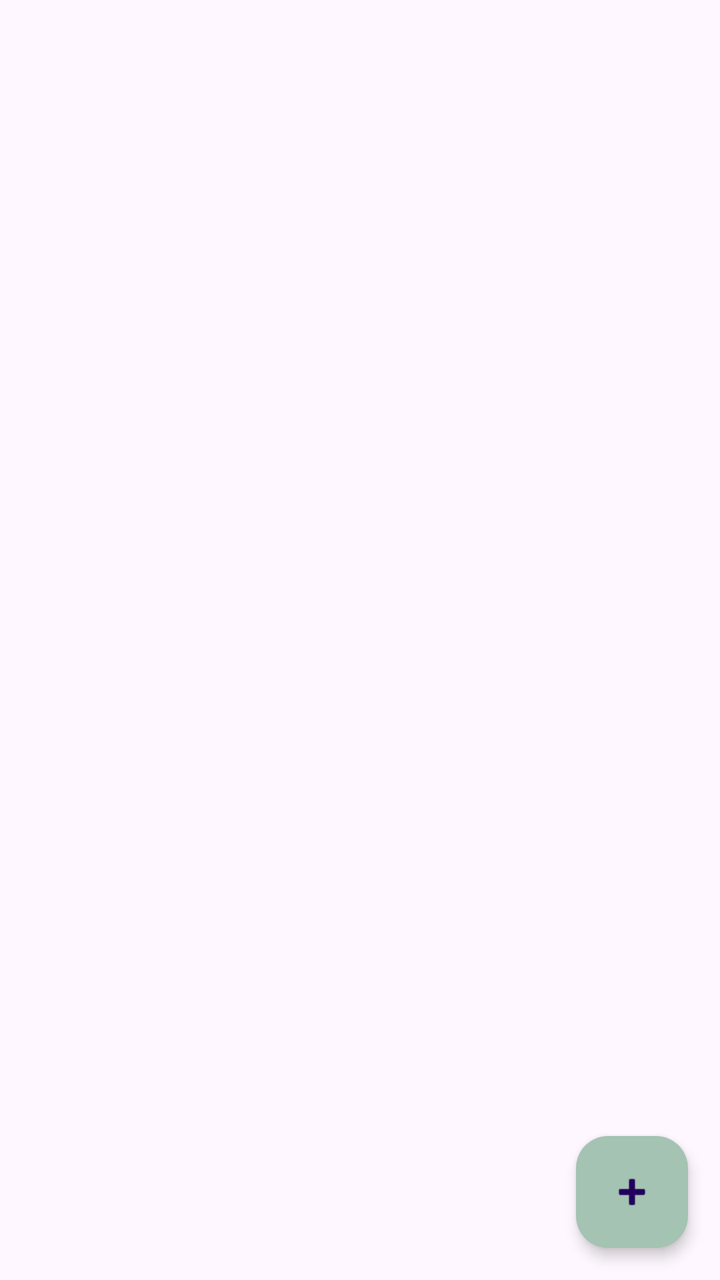
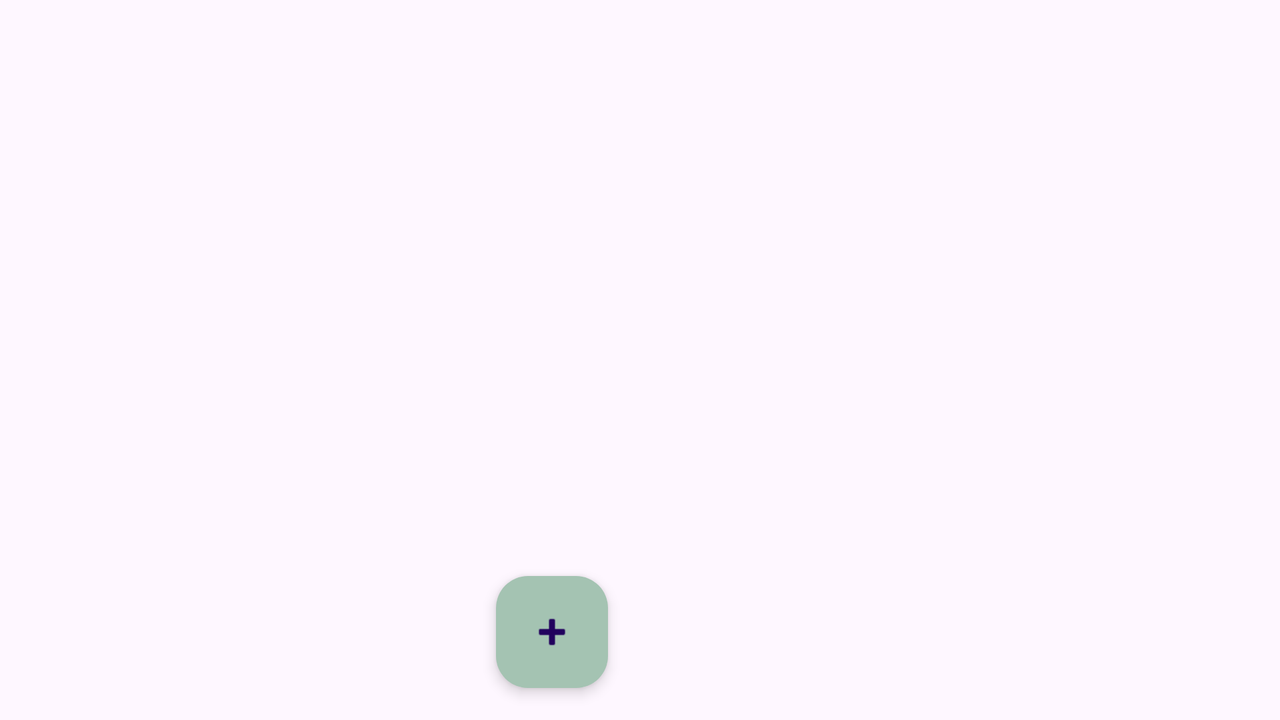

Two renders of one Android screen. The first uses the default layout on a phone; the second uses the alternative layout the repository ships for a different screen configuration, on a matching device. The two XML files are below.
<!-- AndroidManifest.xml: application theme Theme.ShoppingListCleanArch -->
<!-- res/layout/activity_main.xml -->
<?xml version="1.0" encoding="utf-8"?>
<androidx.constraintlayout.widget.ConstraintLayout xmlns:android="http://schemas.android.com/apk/res/android"
    xmlns:app="http://schemas.android.com/apk/res-auto"
    xmlns:tools="http://schemas.android.com/tools"
    android:id="@+id/main"
    android:layout_width="match_parent"
    android:layout_height="match_parent"
    tools:context=".presentation.MainActivity">

    <androidx.recyclerview.widget.RecyclerView
        android:id="@+id/shopListRecyclerView"
        android:layout_width="0dp"
        android:layout_height="0dp"
        app:layoutManager="androidx.recyclerview.widget.LinearLayoutManager"
        app:layout_constraintBottom_toBottomOf="parent"
        app:layout_constraintEnd_toEndOf="parent"
        app:layout_constraintStart_toStartOf="parent"
        app:layout_constraintTop_toTopOf="parent"
        tools:listitem="@layout/item_shop_enabled"
        tools:itemCount="5" />

    <com.google.android.material.floatingactionbutton.FloatingActionButton
        android:id="@+id/addShopItemButton"
        android:layout_width="wrap_content"
        android:layout_height="wrap_content"
        android:layout_margin="16dp"
        android:backgroundTint="@color/light_green"
        android:contentDescription="@string/add_new_shop_item"
        android:src="@android:drawable/ic_input_add"
        app:elevation="4dp"
        app:layout_constraintBottom_toBottomOf="parent"
        app:layout_constraintEnd_toEndOf="parent" />

</androidx.constraintlayout.widget.ConstraintLayout>
<!-- res/layout/item_shop_enabled.xml (included above) -->
<?xml version="1.0" encoding="utf-8"?>
<com.google.android.material.card.MaterialCardView xmlns:android="http://schemas.android.com/apk/res/android"
    xmlns:app="http://schemas.android.com/apk/res-auto"
    xmlns:tools="http://schemas.android.com/tools"
    style="?attr/materialCardViewElevatedStyle"
    android:layout_width="match_parent"
    android:layout_height="wrap_content"
    android:backgroundTint="@color/very_light_green"
    app:cardElevation="2dp"
    app:cardUseCompatPadding="true">

    <LinearLayout
        android:layout_width="match_parent"
        android:layout_height="wrap_content"
        android:layout_margin="16dp"
        android:orientation="horizontal">

        <TextView
            android:id="@+id/shopItemNameTextView"
            android:layout_width="0dp"
            android:layout_height="wrap_content"
            android:layout_weight="1"
            android:ellipsize="end"
            android:maxLines="1"
            android:textSize="18sp"
            tools:text="Tomatoes" />

        <View
            android:id="@+id/divider"
            android:layout_width="1dp"
            android:layout_height="match_parent"
            android:background="?android:attr/listDivider" />

        <TextView
            android:id="@+id/shopItemCountTextView"
            android:layout_width="wrap_content"
            android:layout_height="wrap_content"
            android:layout_marginStart="16dp"
            android:maxLines="1"
            android:textSize="18sp"
            android:textStyle="bold"
            tools:text="1" />
    </LinearLayout>
</com.google.android.material.card.MaterialCardView>
<!-- resources referenced by this layout -->
<resources>
  <color name="light_green">#A4C3B2</color>
  <color name="very_light_green">#F6FFF8</color>
  <string name="add_new_shop_item">Add new shop item</string>
  <style name="Theme.ShoppingListCleanArch" parent="Base.Theme.ShoppingListCleanArch" />
  <style name="Base.Theme.ShoppingListCleanArch" parent="Theme.Material3.DayNight.NoActionBar">
          
          
      </style>
</resources>
<!-- res/layout-land/activity_main.xml (the repository's variant of the layout above) -->
<!-- drawn on the phone turned sideways -->
<?xml version="1.0" encoding="utf-8"?>
<androidx.constraintlayout.widget.ConstraintLayout xmlns:android="http://schemas.android.com/apk/res/android"
    xmlns:app="http://schemas.android.com/apk/res-auto"
    xmlns:tools="http://schemas.android.com/tools"
    android:id="@+id/main"
    android:layout_width="match_parent"
    android:layout_height="match_parent"
    tools:context=".presentation.main.MainActivity">

    <androidx.recyclerview.widget.RecyclerView
        android:id="@+id/shopListRecyclerView"
        android:layout_width="0dp"
        android:layout_height="0dp"
        app:layoutManager="androidx.recyclerview.widget.LinearLayoutManager"
        app:layout_constraintBottom_toBottomOf="parent"
        app:layout_constraintEnd_toEndOf="@id/guideline_middle"
        app:layout_constraintStart_toStartOf="parent"
        app:layout_constraintTop_toTopOf="parent"
        tools:itemCount="5"
        tools:listitem="@layout/item_shop_enabled" />

    <com.google.android.material.floatingactionbutton.FloatingActionButton
        android:id="@+id/addShopItemButton"
        android:layout_width="wrap_content"
        android:layout_height="wrap_content"
        android:layout_margin="16dp"
        android:backgroundTint="@color/light_green"
        android:contentDescription="@string/add_new_shop_item"
        android:src="@android:drawable/ic_input_add"
        app:elevation="4dp"
        app:layout_constraintBottom_toBottomOf="parent"
        app:layout_constraintEnd_toEndOf="@id/guideline_middle" />

    <androidx.constraintlayout.widget.Guideline
        android:id="@+id/guideline_middle"
        android:layout_width="wrap_content"
        android:layout_height="wrap_content"
        android:orientation="vertical"
        app:layout_constraintGuide_percent="0.5" />

    <androidx.fragment.app.FragmentContainerView
        android:id="@+id/fragment_shop_item_container"
        android:layout_width="0dp"
        android:layout_height="match_parent"
        app:layout_constraintBottom_toBottomOf="parent"
        app:layout_constraintEnd_toEndOf="parent"
        app:layout_constraintStart_toStartOf="@id/guideline_middle"
        app:layout_constraintTop_toTopOf="parent"
        tools:layout="@layout/fragment_shop_item" />

</androidx.constraintlayout.widget.ConstraintLayout>
<!-- res/layout/fragment_shop_item.xml (included above) -->
<?xml version="1.0" encoding="utf-8"?>
<androidx.constraintlayout.widget.ConstraintLayout xmlns:android="http://schemas.android.com/apk/res/android"
    android:layout_width="match_parent"
    android:layout_height="match_parent"
    xmlns:app="http://schemas.android.com/apk/res-auto">

    <com.google.android.material.textfield.TextInputLayout
        android:id="@+id/shopItemNameTextField"
        android:layout_width="match_parent"
        android:layout_height="wrap_content"
        android:hint="@string/name"
        android:padding="16dp"
        app:endIconMode="clear_text"
        app:layout_constraintBottom_toTopOf="@id/shopItemCountTextField"
        app:layout_constraintEnd_toEndOf="parent"
        app:layout_constraintStart_toStartOf="parent"
        app:layout_constraintTop_toTopOf="parent"
        app:layout_constraintVertical_chainStyle="packed">

        <com.google.android.material.textfield.TextInputEditText
            android:layout_width="match_parent"
            android:layout_height="wrap_content"
            android:inputType="text" />
    </com.google.android.material.textfield.TextInputLayout>

    <com.google.android.material.textfield.TextInputLayout
        android:id="@+id/shopItemCountTextField"
        android:layout_width="match_parent"
        android:layout_height="wrap_content"
        android:hint="@string/count"
        android:padding="16dp"
        app:layout_constraintBottom_toTopOf="@+id/doneButton"
        app:layout_constraintEnd_toEndOf="parent"
        app:layout_constraintStart_toStartOf="parent"
        app:layout_constraintTop_toBottomOf="@id/shopItemNameTextField">

        <com.google.android.material.textfield.TextInputEditText
            android:layout_width="match_parent"
            android:layout_height="wrap_content"
            android:inputType="number" />
    </com.google.android.material.textfield.TextInputLayout>

    <Button
        android:id="@+id/doneButton"
        style="@style/Widget.Material3.Button.Icon"
        android:layout_width="120dp"
        android:layout_height="wrap_content"
        android:layout_margin="16dp"
        android:text="@string/done"
        app:icon="@drawable/check_svgrepo_com"
        app:layout_constraintBottom_toBottomOf="parent"
        app:layout_constraintEnd_toEndOf="parent" />

</androidx.constraintlayout.widget.ConstraintLayout>
<!-- resources referenced by the variant -->
<!-- as the phone turned sideways resolves them -->
<resources>
  <color name="light_green">#A4C3B2</color>
  <color name="very_light_green">#F6FFF8</color>
  <!-- drawable check_svgrepo_com (drawable) -->
  <vector xmlns:android="http://schemas.android.com/apk/res/android" android:height="100dp" android:viewportHeight="24" android:viewportWidth="24" android:width="100dp">
        
      <path android:fillColor="#00000000" android:pathData="M4,12.611L8.923,17.5L20,6.5" android:strokeColor="#000000" android:strokeLineCap="round" android:strokeLineJoin="round" android:strokeWidth="2"/>
      
  </vector>
  <string name="add_new_shop_item">Add new shop item</string>
  <string name="count">Count</string>
  <string name="done">Done</string>
  <string name="name">Name</string>
  <style name="Theme.ShoppingListCleanArch" parent="Base.Theme.ShoppingListCleanArch" />
  <style name="Base.Theme.ShoppingListCleanArch" parent="Theme.Material3.DayNight.NoActionBar">
          
          
      </style>
</resources>
